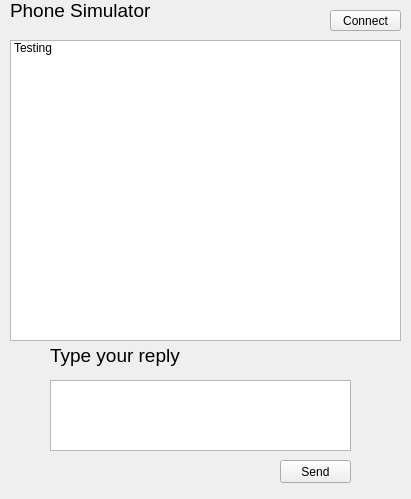
<?xml version="1.0" encoding="UTF-8"?>
<ui version="4.0">
 <class>MainScreen</class>
 <widget class="QWidget" name="MainScreen">
  <property name="geometry">
   <rect>
    <x>0</x>
    <y>0</y>
    <width>411</width>
    <height>499</height>
   </rect>
  </property>
  <property name="windowTitle">
   <string>MainScreen</string>
  </property>
  <widget class="QPushButton" name="sendButton">
   <property name="geometry">
    <rect>
     <x>280</x>
     <y>460</y>
     <width>71</width>
     <height>23</height>
    </rect>
   </property>
   <property name="mouseTracking">
    <bool>false</bool>
   </property>
   <property name="text">
    <string>Send</string>
   </property>
   <property name="autoDefault">
    <bool>false</bool>
   </property>
  </widget>
  <widget class="QPushButton" name="connectButton">
   <property name="geometry">
    <rect>
     <x>330</x>
     <y>10</y>
     <width>71</width>
     <height>21</height>
    </rect>
   </property>
   <property name="text">
    <string>Connect</string>
   </property>
  </widget>
  <widget class="QLabel" name="label">
   <property name="geometry">
    <rect>
     <x>10</x>
     <y>0</y>
     <width>141</width>
     <height>21</height>
    </rect>
   </property>
   <property name="font">
    <font>
     <pointsize>14</pointsize>
    </font>
   </property>
   <property name="text">
    <string>Phone Simulator</string>
   </property>
   <property name="scaledContents">
    <bool>false</bool>
   </property>
   <property name="alignment">
    <set>Qt::AlignLeading|Qt::AlignLeft|Qt::AlignVCenter</set>
   </property>
  </widget>
  <widget class="QLabel" name="label_2">
   <property name="geometry">
    <rect>
     <x>50</x>
     <y>330</y>
     <width>141</width>
     <height>51</height>
    </rect>
   </property>
   <property name="font">
    <font>
     <pointsize>14</pointsize>
    </font>
   </property>
   <property name="text">
    <string>Type your reply</string>
   </property>
  </widget>
  <widget class="QListWidget" name="notificationListWidget">
   <property name="geometry">
    <rect>
     <x>10</x>
     <y>40</y>
     <width>391</width>
     <height>301</height>
    </rect>
   </property>
   <item>
    <property name="text">
     <string>Testing</string>
    </property>
   </item>
  </widget>
  <widget class="QTextEdit" name="textEdit">
   <property name="geometry">
    <rect>
     <x>50</x>
     <y>380</y>
     <width>301</width>
     <height>71</height>
    </rect>
   </property>
  </widget>
 </widget>
 <layoutdefault spacing="6" margin="11"/>
 <resources/>
 <connections/>
</ui>
